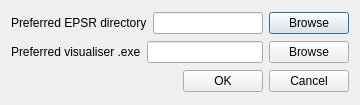
<?xml version="1.0" encoding="UTF-8"?>
<ui version="4.0">
 <class>settingsDialog</class>
 <widget class="QDialog" name="settingsDialog">
  <property name="geometry">
   <rect>
    <x>0</x>
    <y>0</y>
    <width>360</width>
    <height>105</height>
   </rect>
  </property>
  <property name="maximumSize">
   <size>
    <width>16777212</width>
    <height>16777215</height>
   </size>
  </property>
  <property name="windowTitle">
   <string>Settings</string>
  </property>
  <layout class="QVBoxLayout" name="verticalLayout">
   <item>
    <layout class="QHBoxLayout" name="horizontalLayout">
     <item>
      <widget class="QLabel" name="label">
       <property name="text">
        <string>Preferred EPSR directory</string>
       </property>
      </widget>
     </item>
     <item>
      <widget class="QLineEdit" name="epsrDirlineEdit"/>
     </item>
     <item>
      <widget class="QPushButton" name="browseEPSRDirButton">
       <property name="text">
        <string>Browse</string>
       </property>
      </widget>
     </item>
    </layout>
   </item>
   <item>
    <layout class="QHBoxLayout" name="horizontalLayout_3">
     <item>
      <widget class="QLabel" name="label_2">
       <property name="text">
        <string>Preferred visualiser .exe</string>
       </property>
      </widget>
     </item>
     <item>
      <widget class="QLineEdit" name="visualiserLineEdit"/>
     </item>
     <item>
      <widget class="QPushButton" name="browseVisualiserExeButton">
       <property name="text">
        <string>Browse</string>
       </property>
      </widget>
     </item>
    </layout>
   </item>
   <item>
    <layout class="QHBoxLayout" name="horizontalLayout_2">
     <item>
      <spacer name="horizontalSpacer">
       <property name="orientation">
        <enum>Qt::Horizontal</enum>
       </property>
       <property name="sizeHint" stdset="0">
        <size>
         <width>40</width>
         <height>20</height>
        </size>
       </property>
      </spacer>
     </item>
     <item>
      <widget class="QPushButton" name="okButton">
       <property name="text">
        <string>OK</string>
       </property>
      </widget>
     </item>
     <item>
      <widget class="QPushButton" name="cancelButton">
       <property name="text">
        <string>Cancel</string>
       </property>
      </widget>
     </item>
    </layout>
   </item>
  </layout>
 </widget>
 <resources/>
 <connections/>
</ui>
